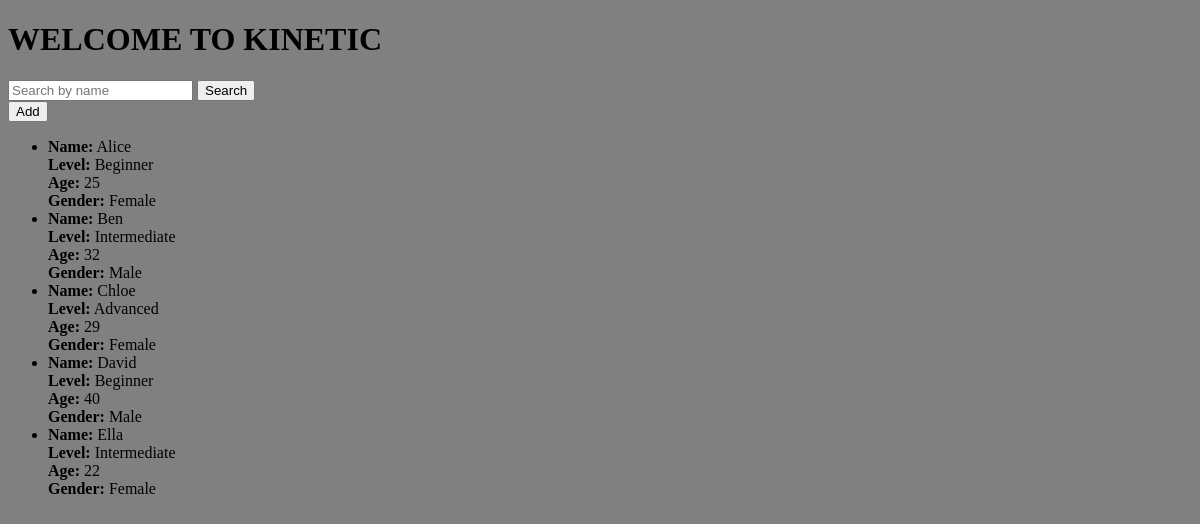
The app's page /, older data.
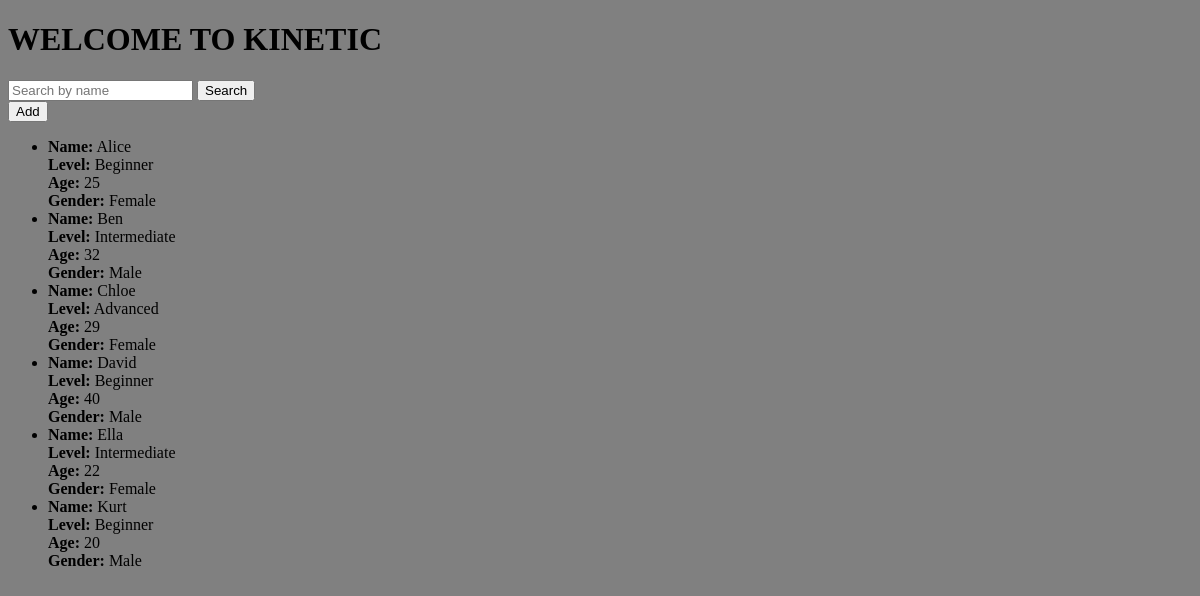
The same page, newer data.
### tables this page shows
CREATE TABLE clients (
            ClientID INTEGER PRIMARY KEY AUTOINCREMENT,
            Name TEXT NOT NULL,
            Level TEXT NOT NULL,
            Age INTEGER NOT NULL,
            Gender TEXT NOT NULL
        );

### app.py (the view)
@app.route('/')     # automatically executes this function when the program runs
def index():
    clients = get_all_clients()     # function that returns list of all users is passed as a parameter
    return render_template('index.html', clients=clients)

### app.py (called while the page is built)
def get_all_clients():      # uses SELECT query and returns all clients as a list
    conn = sqlite3.connect(DB_PATH)
    cursor = conn.cursor()
    cursor.execute("SELECT * FROM clients")
    clients = cursor.fetchall()
    conn.close()
    return clients

### templates/index.html (shortened to what this page needs)
<!DOCTYPE html>
<html lang="en">
<head>
    <link rel="stylesheet" href="Main.css">
</head>
<body>
    <div class = "wrapper">
        <div class="input-group">
            <h1> WELCOME TO KINETIC</h1>
        <form action="/search" method="GET">
            <input type="text" name="query" placeholder="Search by name" required>
            <button type="submit">Search</button>
        </form>
    </div>
    <a href="/add">
        <button type="button">Add</button>
    </a>
    <ul class="user-list">
        {% for client in clients %}
        <li class="user-card">
            <div class="user-item"><strong>Name:</strong> {{ client[1] }}</div>
            <div class="user-item"><strong>Level:</strong> {{ client[2] }}</div>
            <div class="user-item"><strong>Age:</strong> {{ client[3] }}</div>
            <div class="user-item"><strong>Gender:</strong> {{ client[4] }}</div>
        </li>
        {% endfor %}
    </ul>
</body>
</html>

Row changes from the older to the newer data that the page shows:
added clients: Name "Kurt", Level "Beginner", Age "20", Gender "Male"
